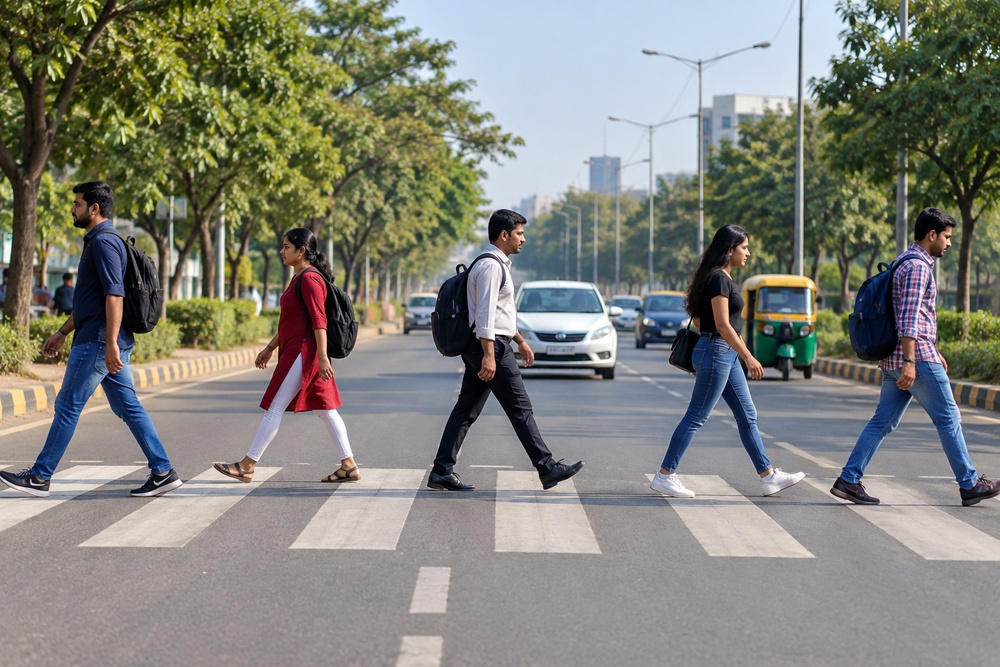
#> input picture road1.jpg, 1000 x 667 px, shrunk from 1536 x 1024 before the run
$ python 'ADAS-PROGRAM7 (1).py'
#> lines starting #> are read from the running program, lines starting #| are printed output that depends on the picture; after the words box and inside, x2 and y2 are one past the last pixel; in counts of white or black regions, pixels touching at a corner belong together
#Write a program using OpenCV to detect pedestrians in an image using the HOG
#(Histogram of Oriented Gradients) descriptor.
import cv2

# Read image
image = cv2.imread("road1.jpg")
#> image is the input picture: shape (667, 1000, 3); mean B, G, R 122, 130.3, 129.7

if image is None:
    print("Image not found!")
    exit()

# Create HOG descriptor
hog = cv2.HOGDescriptor()

# Load OpenCV's pre-trained people detector
hog.setSVMDetector(
    cv2.HOGDescriptor_getDefaultPeopleDetector()
)
# Detect pedestrians
rects, weights = hog.detectMultiScale(
    image,
    winStride=(4, 4),
    padding=(8, 8),
    scale=1.03
)
#> rects = [[34, 256, 65, 129], [103, 217, 68, 136], [243, 200, 124, 248], [655, 216, 132, 263], [406, 169, 171, 341], [413, 298, 152, 305], [590, 39, 269, 540]]; weights = [0.273, 0.546, 0.862, 0.387, 0.692, 0.306, 0.344]
# Draw bounding boxes
for (x, y, w, h), weight in zip(rects, weights):
    cv2.rectangle(
        image,
        (x, y),
        (x + w, y + h),
        (0, 255, 0),
        2
    )
    cv2.putText(
        image,
        f"Person {float(weight):.2f}",
        (x, y - 10),
        cv2.FONT_HERSHEY_SIMPLEX,
        0.6,
        (0, 255, 0),
        2
    )
#> this loop made 7 passes
#> (x, y, w, h, weight) on passes 1 to 7: (34, 256, 65, 129, 0.273), (103, 217, 68, 136, 0.546), (243, 200, 124, 248, 0.862), (655, 216, 132, 263, 0.387), (406, 169, 171, 341, 0.692), (413, 298, 152, 305, 0.306), (590, 39, 269, 540, 0.344)
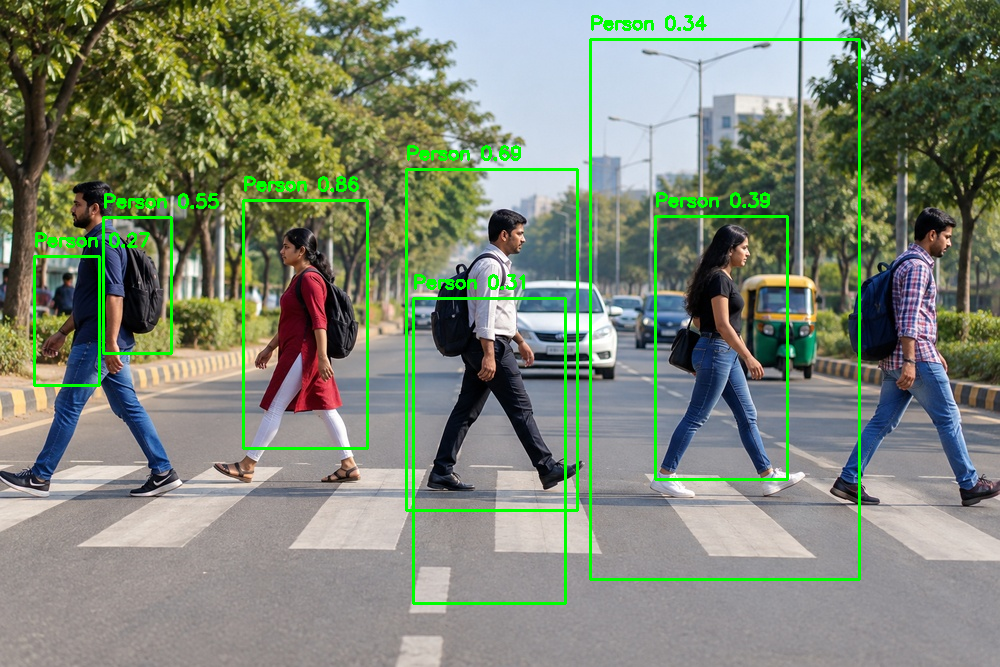
#> image: shape (667, 1000, 3); 3.46% of pixels changed, all inside (x1, y1, x2, y2) = (33, 15, 861, 605)
print("Number of pedestrians detected:", len(rects))
#| Number of pedestrians detected: 7
cv2.imshow("HOG Pedestrian Detection", image)
cv2.waitKey(0)
cv2.destroyAllWindows()
